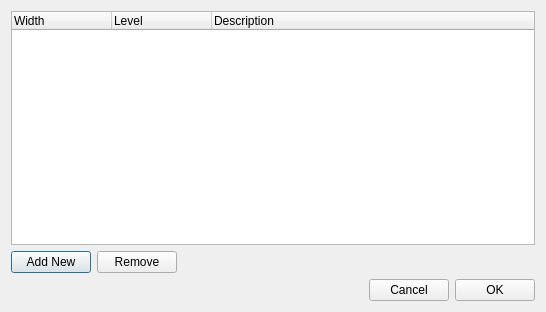
<?xml version="1.0" encoding="UTF-8"?>
<ui version="4.0">
 <class>udg::QCustomWindowLevelEditWidgetBase</class>
 <widget class="QDialog" name="udg::QCustomWindowLevelEditWidgetBase">
  <property name="geometry">
   <rect>
    <x>0</x>
    <y>0</y>
    <width>546</width>
    <height>312</height>
   </rect>
  </property>
  <property name="windowTitle">
   <string>Edit Custom WW/WL</string>
  </property>
  <layout class="QVBoxLayout" name="verticalLayout">
   <item>
    <widget class="QTreeWidget" name="m_customWindowLevelTreeWidget">
     <property name="alternatingRowColors">
      <bool>true</bool>
     </property>
     <property name="selectionMode">
      <enum>QAbstractItemView::ExtendedSelection</enum>
     </property>
     <property name="rootIsDecorated">
      <bool>false</bool>
     </property>
     <property name="itemsExpandable">
      <bool>false</bool>
     </property>
     <attribute name="headerStretchLastSection">
      <bool>true</bool>
     </attribute>
     <column>
      <property name="text">
       <string>Width</string>
      </property>
     </column>
     <column>
      <property name="text">
       <string>Level</string>
      </property>
     </column>
     <column>
      <property name="text">
       <string>Description</string>
      </property>
     </column>
    </widget>
   </item>
   <item>
    <layout class="QHBoxLayout" name="horizontalLayout">
     <item>
      <widget class="QPushButton" name="m_addWindowLevelPushButton">
       <property name="sizePolicy">
        <sizepolicy hsizetype="Fixed" vsizetype="Fixed">
         <horstretch>0</horstretch>
         <verstretch>0</verstretch>
        </sizepolicy>
       </property>
       <property name="maximumSize">
        <size>
         <width>16777215</width>
         <height>16777215</height>
        </size>
       </property>
       <property name="text">
        <string>Add New</string>
       </property>
       <property name="icon">
        <iconset resource="../main/main.qrc">
         <normaloff>:/images/addNewPrinter.png</normaloff>:/images/addNewPrinter.png</iconset>
       </property>
      </widget>
     </item>
     <item>
      <widget class="QPushButton" name="m_deleteWindowLevelPushButton">
       <property name="sizePolicy">
        <sizepolicy hsizetype="Fixed" vsizetype="Fixed">
         <horstretch>0</horstretch>
         <verstretch>0</verstretch>
        </sizepolicy>
       </property>
       <property name="maximumSize">
        <size>
         <width>16777215</width>
         <height>16777215</height>
        </size>
       </property>
       <property name="text">
        <string>Remove</string>
       </property>
       <property name="icon">
        <iconset resource="../main/main.qrc">
         <normaloff>:/images/cancel.png</normaloff>:/images/cancel.png</iconset>
       </property>
      </widget>
     </item>
     <item>
      <spacer name="horizontalSpacer">
       <property name="orientation">
        <enum>Qt::Horizontal</enum>
       </property>
       <property name="sizeHint" stdset="0">
        <size>
         <width>40</width>
         <height>20</height>
        </size>
       </property>
      </spacer>
     </item>
    </layout>
   </item>
   <item>
    <layout class="QHBoxLayout" name="horizontalLayout_2">
     <item>
      <spacer name="horizontalSpacer_3">
       <property name="orientation">
        <enum>Qt::Horizontal</enum>
       </property>
       <property name="sizeHint" stdset="0">
        <size>
         <width>40</width>
         <height>20</height>
        </size>
       </property>
      </spacer>
     </item>
     <item>
      <widget class="QPushButton" name="m_cancelPushButton">
       <property name="text">
        <string>Cancel</string>
       </property>
      </widget>
     </item>
     <item>
      <widget class="QPushButton" name="m_okPushButton">
       <property name="text">
        <string>OK</string>
       </property>
      </widget>
     </item>
    </layout>
   </item>
  </layout>
 </widget>
 <resources>
  <include location="../main/main.qrc"/>
  <include location="../main/main.qrc"/>
 </resources>
 <connections/>
</ui>
